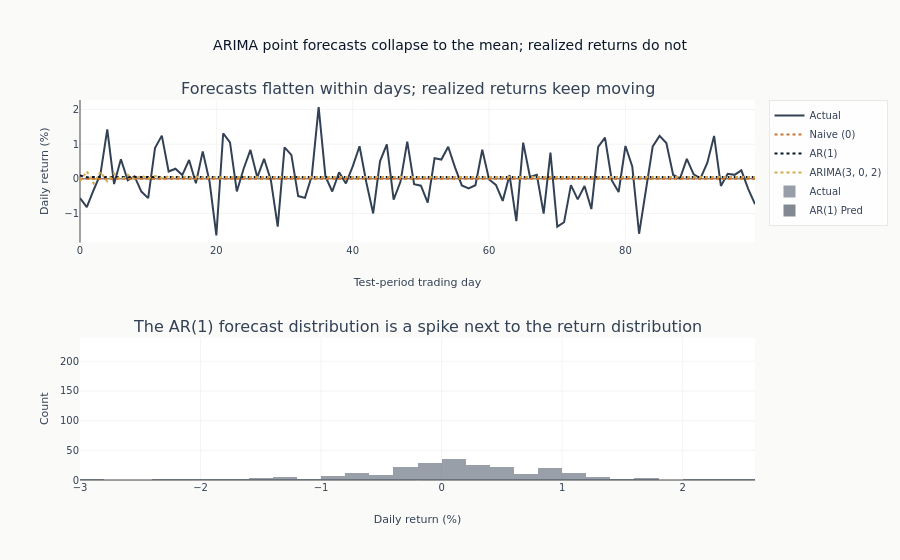

The notebook cell saved with this chart:
### Code cell
# Histograms
fig.add_trace(
    go.Histogram(
        x=test["returns"].values * 100,
        name="Actual",
        opacity=0.5,
        nbinsx=50,
        marker_color=COLORS["neutral"],
    ),
    row=2,
    col=1,
)
fig.add_trace(
    go.Histogram(
        x=results["AR(1)"]["predictions"] * 100,
        name="AR(1) Pred",
        opacity=0.5,
        nbinsx=50,
        marker_color=COLORS["blue"],
    ),
    row=2,
    col=1,
)

fig.update_xaxes(title_text="Test-period trading day", row=1, col=1)
fig.update_yaxes(title_text="Daily return (%)", row=1, col=1)
fig.update_xaxes(title_text="Daily return (%)", row=2, col=1)
fig.update_yaxes(title_text="Count", row=2, col=1)
fig.update_layout(
    height=560,
    title_text="ARIMA point forecasts collapse to the mean; realized returns do not",
    barmode="overlay",
)
fig.show()
